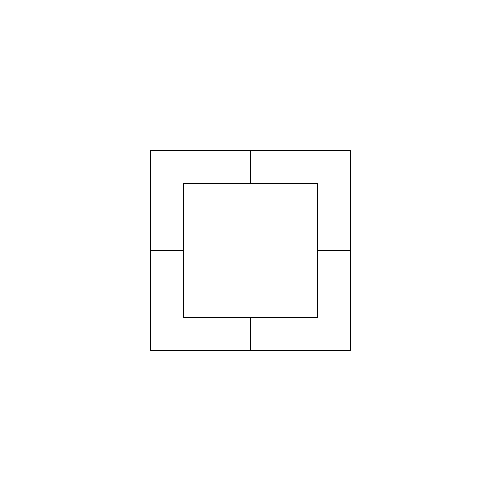
Frame 1 (no input)
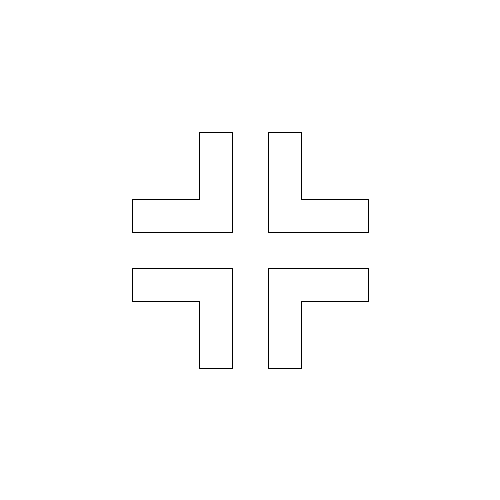
Frame 60 (the mouse pressed at the canvas centre just before this capture)
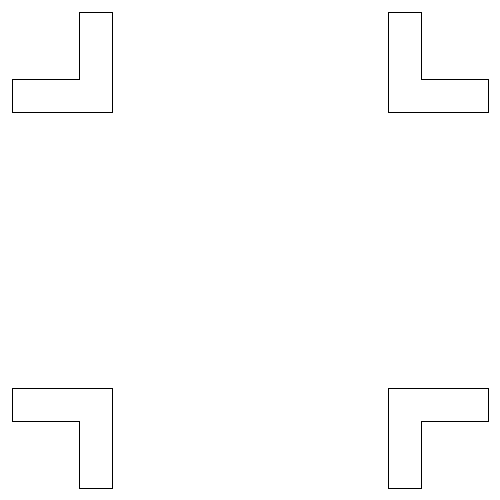
Frame 120 (the mouse held since frame 60 and released just before this capture)

The Processing sketch that drew these frames (run headless with seeded random() and noise(); from frame 60 on, the mouse is pressed at the canvas centre):

// Processing sketch: processing_57078
// ── processing_57078.pde

int w;
int h;
int x1;
int y1;
int x2;
int y2;
int a;
int b;

void setup(){
  size(500,500);
  frameRate(10);
  
  w=100;
  h=w;
  x1=150;
  y1=150;
  x2=x1+w*2;
  y2=y1+h*2;
  a=w/3;
  b=0;
}

void draw
(){fill(153);
background(255);

  line(x1, y1, x1+w, y1-b);
  line(x1-b, y1+h, x1+a-b, y1+h);
  line(x1, y1, x1-b, y1+h);
  line(x1+w, y1-b, x1+w, y1+a-b);
  line(x1+a, y1+a, x1+w, y1+a-b);
  line(x1+a, y1+a, x1+a-b, y1+h);

  line(x2, y1, x2-w, y1-b);
  line(x2+b, y1+h, x2-a+b, y1+h);
  line(x2-w, y1-b, x2-w, y1+a-b);
  line(x2, y1, x2+b, y1+h);
  line(x2-a, y1+a, x2-w, y1+a-b);
  line(x2-a, y1+a, x2-a+b, y1+h);

  line(x1-b, y2-h, x1+a-b, y2-h);
  line(x1, y2, x1+w, y2+b);
  line(x1, y2, x1-b, y2-h);
  line(x1+w, y2+b, x1+w, y2-a+b);
  line(x1+a, y2-a, x1+w, y2-a+b);
  line(x1+a, y2-a, x1+a-b, y2-h);
 
  line(x2+b, y2-h, x2-a+b, y2-h);
  line(x2, y2, x2-w, y2+b);
  line(x2-w, y2+b, x2-w, y2-a+b);
  line(x2, y2, x2+b, y2-h);
  line(x2-a, y2-a, x2-w, y2-a+b);
  line(x2-a, y2-a, x2-a+b, y2-h);
  
  x1=x1+2;
  x2=x2-2;
  y1=y1+2;
  y2=y2-2;

}
